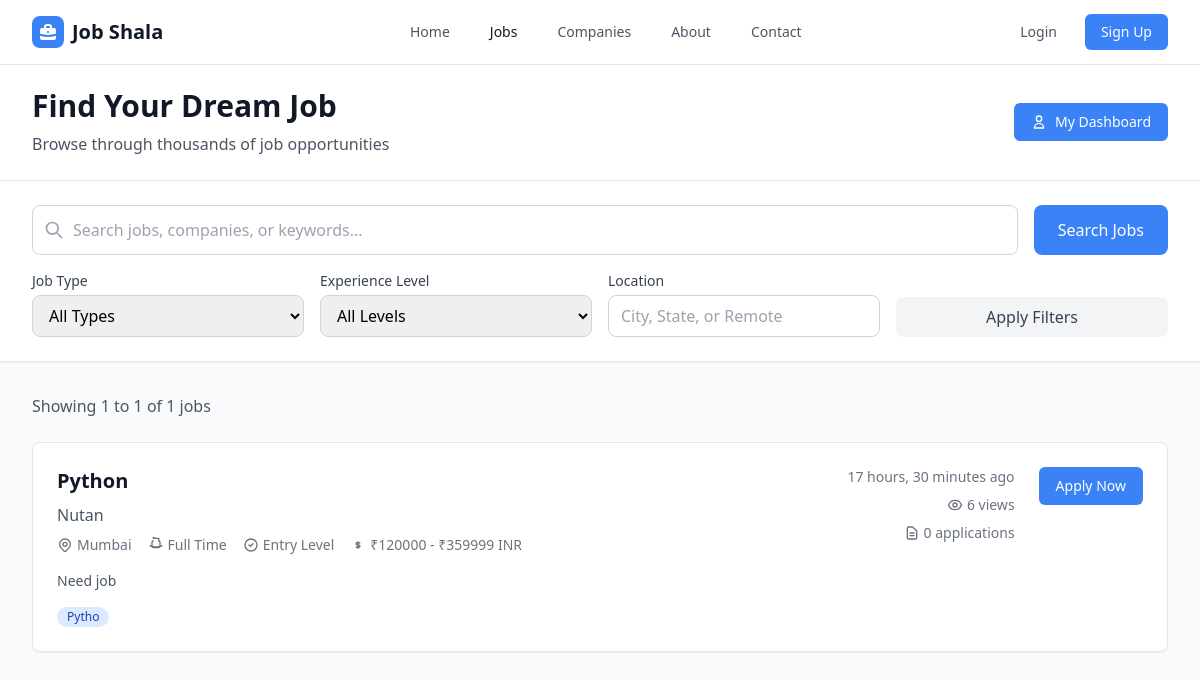
The page /job/jobs/ on the database its author committed.
### employer/models.py (models this page shows, shortened)
class Job(models.Model):
    JOB_TYPE_CHOICES = [
        ('full-time', 'Full Time'),
        ('part-time', 'Part Time'),
        ('contract', 'Contract'),
        ('internship', 'Internship'),
        ('freelance', 'Freelance'),
    ]
    EXPERIENCE_CHOICES = [
        ('entry', 'Entry Level'),
        ('junior', 'Junior (1-3 years)'),
        ('mid', 'Mid Level (3-5 years)'),
        ('senior', 'Senior (5+ years)'),
        ('lead', 'Lead/Manager'),
    ]
    employer = models.ForeignKey(Employer, on_delete=models.CASCADE)
    title = models.CharField(max_length=200)
    company_name = models.CharField(max_length=200)
    location = models.CharField(max_length=200)
    job_type = models.CharField(max_length=20, choices=JOB_TYPE_CHOICES)
    experience_level = models.CharField(max_length=20, choices=EXPERIENCE_CHOICES)
    salary_min = models.DecimalField(max_digits=10, decimal_places=2, null=True, blank=True)
    salary_max = models.DecimalField(max_digits=10, decimal_places=2, null=True, blank=True)
    salary_currency = models.CharField(max_length=3, default='INR')
    description = models.TextField()
    requirements = models.TextField()
    benefits = models.TextField(blank=True, null=True)
    skills_required = models.TextField()
    is_active = models.BooleanField(default=True)
    is_featured = models.BooleanField(default=False)
    views_count = models.IntegerField(default=0)
    applications_count = models.IntegerField(default=0)
    created_at = models.DateTimeField(auto_now_add=True)
    updated_at = models.DateTimeField(auto_now=True)
    deadline = models.DateField(null=True, blank=True)
    class Meta:
        ordering = ['-created_at']

### job/views.py (the view, shortened to what this page needs)
# urls.py: path('jobs/', views.job_listing, name='job_listing'),
def job_listing(request):
    jobs = Job.objects.filter(is_active=True).order_by('-created_at')
    search_query = request.GET.get('search', '')
    job_type = request.GET.get('job_type', '')
    if job_type:
        jobs = jobs.filter(job_type=job_type)
    experience = request.GET.get('experience', '')
    if experience:
        jobs = jobs.filter(experience_level=experience)
    location = request.GET.get('location', '')
    if location:
        jobs = jobs.filter(location__icontains=location)
    paginator = Paginator(jobs, 10)  # 10 jobs per page
    page_number = request.GET.get('page')
    page_obj = paginator.get_page(page_number)
    user_applications = {}
    has_job_seeker_profile = False
    context = {
        'jobs': page_obj,
        'search_query': search_query,
        'job_type': job_type,
        'experience': experience,
        'location': location,
        'user_applications': user_applications,
        'job_types': Job.JOB_TYPE_CHOICES,
        'experience_levels': Job.EXPERIENCE_CHOICES,
        'has_job_seeker_profile': has_job_seeker_profile,
    }
    return render(request, 'job/job_listing.html', context)

### job/templatetags/job_filters.py (called while the page is built)
@register.filter
def split(value, arg):
    return value.split(arg)

@register.filter
def strip(value):
    return value.strip()

### job/templates/job/job_listing.html (shortened to what this page needs)
{% extends 'core/base.html' %}
{% load static %}
{% load job_filters %}
{% block content %}
<div class="min-h-screen bg-gray-50">
    <div class="bg-white shadow-sm border-b">
        <div class="max-w-7xl mx-auto px-4 sm:px-6 lg:px-8 py-6">
            <div class="flex flex-col md:flex-row md:items-center md:justify-between">
                <div>
                    <h1 class="text-3xl font-bold text-gray-900">Find Your Dream Job</h1>
                    <p class="mt-2 text-gray-600">Browse through thousands of job opportunities</p>
                </div>
                <div class="mt-4 md:mt-0">
                    <a href="{% url 'job_seeker_dashboard' %}" class="inline-flex items-center px-4 py-2 border border-transparent text-sm font-medium rounded-md text-white bg-primary hover:bg-secondary transition-colors">
                        <svg class="w-4 h-4 mr-2" fill="none" stroke="currentColor" viewBox="0 0 24 24">
                            <path stroke-linecap="round" stroke-linejoin="round" stroke-width="2" d="M16 7a4 4 0 11-8 0 4 4 0 018 0zM12 14a7 7 0 00-7 7h14a7 7 0 00-7-7z"></path>
                        </svg>
                        My Dashboard
                    </a>
                </div>
            </div>
        </div>
    </div>
    <div class="bg-white shadow-sm border-b">
        <div class="max-w-7xl mx-auto px-4 sm:px-6 lg:px-8 py-6">
            <form method="GET" class="space-y-4">
                <div class="flex flex-col md:flex-row gap-4">
                    <div class="flex-1">
                        <div class="relative">
                            <div class="absolute inset-y-0 left-0 pl-3 flex items-center pointer-events-none">
                            </div>
                            <input type="text" name="search" value="{{ search_query }}" placeholder="Search jobs, companies, or keywords..." class="block w-full pl-10 pr-3 py-3 border border-gray-300 rounded-lg focus:ring-2 focus:ring-primary focus:border-transparent transition-colors">
                        </div>
                    </div>
                    <button type="submit" class="px-6 py-3 bg-primary text-white font-medium rounded-lg hover:bg-secondary transition-colors">
                        Search Jobs
                    </button>
                </div>
                <div class="grid grid-cols-1 md:grid-cols-4 gap-4">
                    <div>
                        <label for="job_type" class="block text-sm font-medium text-gray-700 mb-1">Job Type</label>
                        <select name="job_type" id="job_type" class="w-full px-3 py-2 border border-gray-300 rounded-lg focus:ring-2 focus:ring-primary focus:border-transparent transition-colors">
                            <option value="">All Types</option>
                        </select>
                    </div>
                    <div>
                        <label for="experience" class="block text-sm font-medium text-gray-700 mb-1">Experience Level</label>
                        <select name="experience" id="experience" class="w-full px-3 py-2 border border-gray-300 rounded-lg focus:ring-2 focus:ring-primary focus:border-transparent transition-colors">
                            <option value="">All Levels</option>
                        </select>
                    </div>
                    <div>
                        <label for="location" class="block text-sm font-medium text-gray-700 mb-1">Location</label>
                        <input type="text" name="location" id="location" value="{{ location }}" placeholder="City, State, or Remote" class="w-full px-3 py-2 border border-gray-300 rounded-lg focus:ring-2 focus:ring-primary focus:border-transparent transition-colors">
                    </div>
                    <div class="flex items-end">
                        <button type="submit" class="w-full px-4 py-2 bg-gray-100 text-gray-700 font-medium rounded-lg hover:bg-gray-200 transition-colors">
                            Apply Filters
                        </button>
                    </div>
                </div>
            </form>
        </div>
    </div>
    <div class="max-w-7xl mx-auto px-4 sm:px-6 lg:px-8 py-8">
        <div class="mb-6">
            <p class="text-gray-600">
                {% if jobs %}
                    Showing {{ jobs.start_index }} to {{ jobs.end_index }} of {{ jobs.paginator.count }} jobs
                {% else %}
                    No jobs found
                {% endif %}
            </p>
        </div>
        <div class="space-y-6">
            {% for job in jobs %}
            <div class="bg-white rounded-lg shadow-sm border border-gray-200 hover:shadow-md transition-shadow">
                <div class="p-6">
                    <div class="flex flex-col md:flex-row md:items-start md:justify-between">
                        <div class="flex-1">
                            <div class="flex items-start justify-between">
                                <div class="flex-1">
                                    <h3 class="text-xl font-semibold text-gray-900 mb-2">
                                        <a href="{% url 'job_detail' job.id %}" class="hover:text-primary transition-colors">
                                            {{ job.title }}
                                        </a>
                                    </h3>
                                    <p class="text-gray-600 mb-2">{{ job.company_name }}</p>
                                    <div class="flex flex-wrap items-center gap-4 text-sm text-gray-500 mb-4">
                                        <div class="flex items-center">
                                            {{ job.location }}
                                        </div>
                                        <div class="flex items-center">
                                            {{ job.get_job_type_display }}
                                        </div>
                                        <div class="flex items-center">
                                            <svg class="w-4 h-4 mr-1" fill="none" stroke="currentColor" viewBox="0 0 24 24">
                                                <path stroke-linecap="round" stroke-linejoin="round" stroke-width="2" d="M9 12l2 2 4-4m6 2a9 9 0 11-18 0 9 9 0 0118 0z"></path>
                                            </svg>
                                            {{ job.get_experience_level_display }}
                                        </div>
                                        {% if job.salary_min and job.salary_max %}
                                        <div class="flex items-center">
                                            <svg class="w-4 h-4 mr-1" fill="none" stroke="currentColor" viewBox="0 0 24 24">
                                                <path stroke-linecap="round" stroke-linejoin="round" stroke-width="2" d="M12 8c-1.657 0-3 .895-3 2s1.343 2 3 2 3 .895 3 2-1.343 2-3 2m0-8c1.11 0 2.08.402 2.599 1M12 8V7m0 1v8m0 0v1m0-1c-1.11 0-2.08-.402-2.599-1"></path>
                                            </svg>
                                            ₹{{ job.salary_min|floatformat:0 }} - ₹{{ job.salary_max|floatformat:0 }} {{ job.salary_currency }}
                                        </div>
                                        {% endif %}
                                    </div>
                                    <p class="text-gray-600 text-sm line-clamp-2">{{ job.description|truncatewords:30 }}</p>
                                    <div class="mt-4 flex flex-wrap gap-2">
                                        {% for skill in job.skills_required|slice:":5"|split:"," %}
                                        <span class="inline-flex items-center px-2.5 py-0.5 rounded-full text-xs font-medium bg-blue-100 text-blue-800">
                                            {{ skill|strip }}
                                        </span>
                                        {% endfor %}
                                    </div>
                                </div>
                                <div class="ml-4 flex flex-col items-end">
                                    <div class="text-sm text-gray-500 mb-2">
                                        {{ job.created_at|timesince }} ago
                                    </div>
                                    <div class="flex items-center text-sm text-gray-500 mb-2">
                                        {{ job.views_count }} views
                                    </div>
                                    <div class="flex items-center text-sm text-gray-500">
                                        <svg class="w-4 h-4 mr-1" fill="none" stroke="currentColor" viewBox="0 0 24 24">
                                            <path stroke-linecap="round" stroke-linejoin="round" stroke-width="2" d="M9 12h6m-6 4h6m2 5H7a2 2 0 01-2-2V5a2 2 0 012-2h5.586a1 1 0 01.707.293l5.414 5.414a1 1 0 01.293.707V19a2 2 0 01-2 2z"></path>
                                        </svg>
                                        {{ job.applications_count }} applications
                                    </div>
                                </div>
                            </div>
                        </div>
                        <div class="mt-4 md:mt-0 md:ml-6 flex flex-col items-end">
                            {% if job.id in user_applications %}
                                {% if user_applications|get_item:job.id == 'applied' %}
                                <span class="inline-flex items-center px-3 py-1 rounded-full text-sm font-medium bg-blue-100 text-blue-800">
                                    Applied
                                </span>
                                {% elif user_applications|get_item:job.id == 'shortlisted' %}
                                <span class="inline-flex items-center px-3 py-1 rounded-full text-sm font-medium bg-green-100 text-green-800">
                                    Shortlisted
                                </span>
                                {% elif user_applications|get_item:job.id == 'rejected' %}
                                <span class="inline-flex items-center px-3 py-1 rounded-full text-sm font-medium bg-red-100 text-red-800">
                                    Rejected
                                </span>
                                {% else %}
                                <span class="inline-flex items-center px-3 py-1 rounded-full text-sm font-medium bg-gray-100 text-gray-800">
                                    {{ user_applications|get_item:job.id|title }}
                                </span>
                                {% endif %}
                            {% else %}
                            <a href="{% url 'job_detail' job.id %}" class="inline-flex items-center px-4 py-2 border border-transparent text-sm font-medium rounded-md text-white bg-primary hover:bg-secondary transition-colors">
                                Apply Now
                            </a>
                            {% endif %}
                        </div>
                    </div>
                </div>
            </div>
            {% endfor %}
        </div>
    </div>
</div>
{% endblock %}

### rows shown on the page
Job: title "Python", company_name "Nutan", location "Mumbai", job_type "Full Time", experience_level "Entry Level", salary_min "120000", salary_max "359999", salary_currency "INR", description "Need job", skills_required "Pytho", created_at "17 hours, 30 minutes", views_count "6", applications_count "0", shows "Apply Now"

### other values the page prints
{{ jobs.start_index }} "1"
{{ jobs.end_index }} "1"
{{ jobs.paginator.count }} "1"
